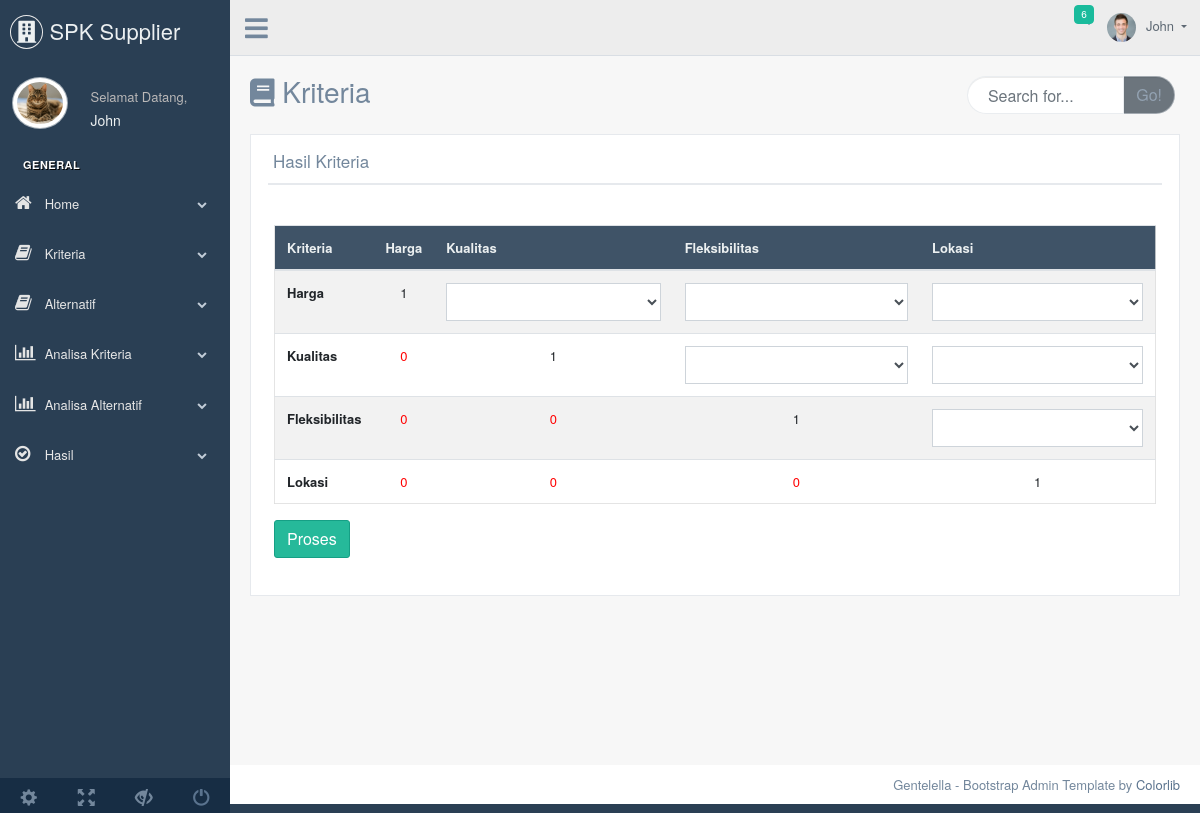
Before: /production/hasil_alternatif.php with the older database file.
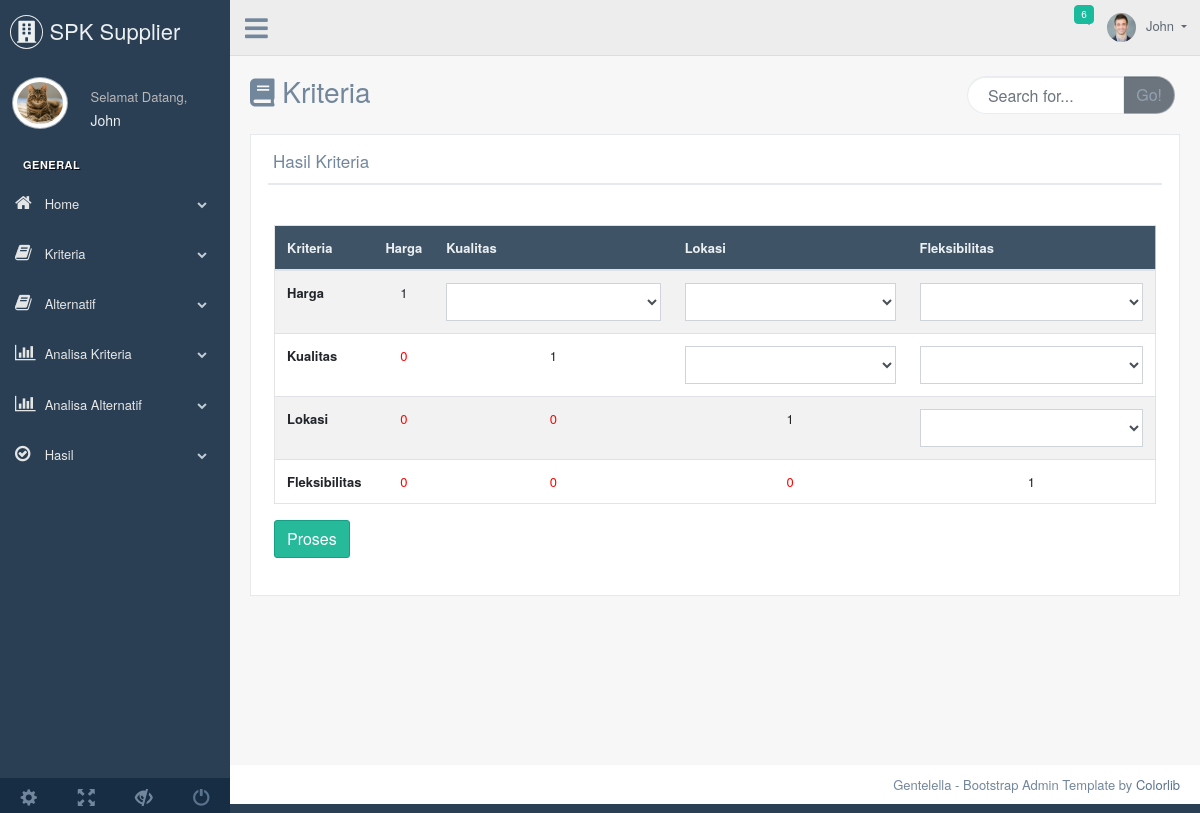
After: the same page with the newer database file.
### tables this page shows
CREATE TABLE `tb_perb_kriteria` (
  `id_kriteria` varchar(5) NOT NULL,
  `nilai_banding` int(5) NOT NULL,
  `kriteria1` varchar(30) NOT NULL,
  `nm_banding` varchar(30) NOT NULL,
  `kriteria2` varchar(30) NOT NULL
);

### production/hasil_alternatif.php (the view, shortened to what the changed rows need)
<?php
include "koneksi.php";
 ?>
<!DOCTYPE html>
<html lang="en">
<?php
include ('include/head.php')
?>
  <body class="nav-md">
    <div class="container body">
      <div class="main_container">
        <div class="col-md-3 left_col">
          <div class="left_col scroll-view">
            <?php
            include ('include/profile.php')
            ?>
            <br />
          </div>
        </div>
        <?php
    $query1 = mysqli_query($koneksi, "SELECT * FROM tb_perb_kriteria where id_kriteria='B01'");
    $query2 = mysqli_query($koneksi, "SELECT * FROM tb_perb_kriteria where id_kriteria='B02'");
    $query3 = mysqli_query($koneksi, "SELECT * FROM tb_perb_kriteria where id_kriteria='B03'");
    $query4 = mysqli_query($koneksi, "SELECT * FROM tb_perb_kriteria where id_kriteria='B04'");
    $b1 = mysqli_fetch_array($query1);
    $b2 = mysqli_fetch_array($query2);
    $b3 = mysqli_fetch_array($query3);
    $b4 = mysqli_fetch_array($query4);
    ?>
        <div class="right_col" role="main">
          <div class="">
            <div class="row">
              <div class="col-md-12 col-sm-12 ">
                <div class="x_panel">
                  <div class="x_title">
                    <h2>Hasil Kriteria</h2>
                  </div>
                  <div class="x_content">
                      <div class="row">
                          <div class="col-sm-12">
                          <div class="x_content">
<div class="table-responsive">
<form action="hasil_kriteria_akhir.php" method="post">
  <table class="table table-striped jambo_table bulk_action">
    <thead>
      <tr class="headings">
        <th>Kriteria</th>
        <th scope="col"><?php echo $b1['kriteria1']; ?></th>
        <th scope="col"><?php echo $b2['kriteria1']; ?></th>
        <th scope="col"><?php echo $b3['kriteria1']; ?></th>
        <th scope="col"><?php echo $b4['kriteria1']; ?></th>
      </tr>
    </thead>
    <tbody>
        <tr>
        <th><?php echo $b1['kriteria1']; ?></th>
        </tr>
        <tr>
        <th><?php echo $b2['kriteria1']; ?></th>
        </tr>
        <tr>
        <th><?php echo $b3['kriteria1']; ?></th>
        <td align="center"><font color="red">0</font></td>
        <td align="center"><font color="red">0</font></td>
        <td align="center"><?php echo $b3['nilai_banding']; ?></td>
        <td>
        <select class="form-control" name="nm_banding6">
        </select>
        </td>
        </tr>
        <tr>
        <th><?php echo $b4['kriteria1']; ?></th>
        <td align="center"><font color="red">0</font></td>
        <td align="center"><font color="red">0</font></td>
        <td align="center"><font color="red">0</font></td>
       <td colspan="3" align="center"><?php echo $b4['nilai_banding']; ?></td>
        </tr>
    </tbody>
  </table>
   </form>
</div>
                </div>
              </div>
                  </div>
                </div>
              </div>
            </div>
                </div>
              </div>
            </div>
          </div>
        </div>
  </body>
</html>

Changed rows visible on the page:
changed tb_perb_kriteria: kriteria1 "Fleksibilitas" → "Lokasi"
changed tb_perb_kriteria: kriteria1 "Lokasi" → "Fleksibilitas"
